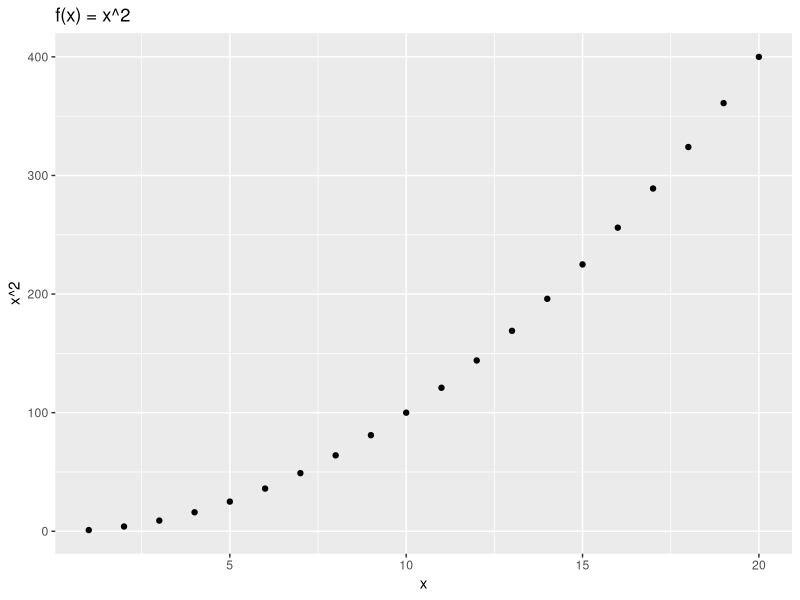
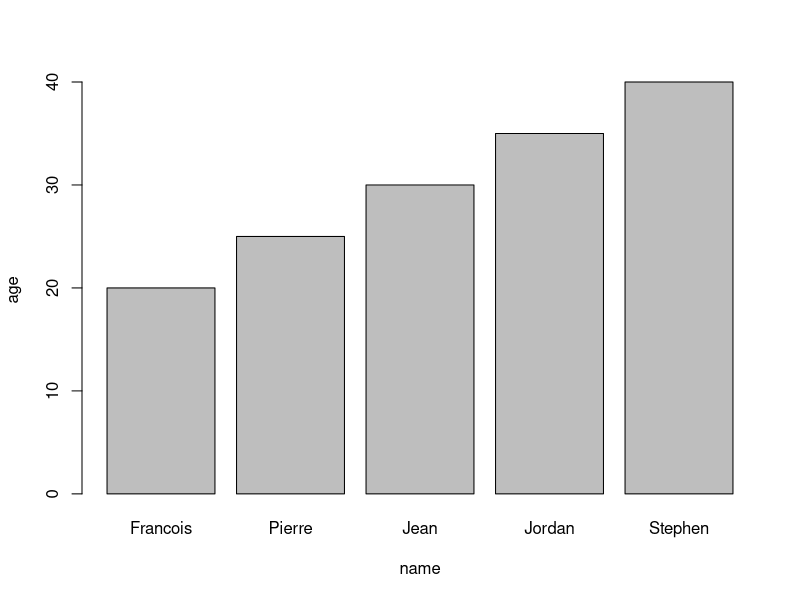

Write the R code that produced these figures, in order.
#Exercie 1

vector_a <- c(1, 2, 3, 4, 5)
vector_b <- c(6, 7, 8, 9, 10)
vector_c <- c(11, 12, 13, 14, 15)

threevmatrix <- matrix(c(vector_a, vector_b, vector_c), nrow = 5, byrow = FALSE)
#print(threevmatrix)

#2.
name <- c("Francois", "Pierre", "Jean", "Jordan", "Stephen")
age <- c(20, 25, 30, 35, 40)
role <- c("Employee1", "Employee2", "Manager", "Director", "CEO")
length_of_service <- c(1, 2, 3, 4, 5)

employeedf <- data.frame(name, age, role, length_of_service)
#print(employeedf)

#3.
library("ggplot2")

x <- 1:20
y <- x^2
qplot(x, y, xlab = "x", ylab = "x^2", main = "f(x) = x^2")

#4.
barplot(age, xlab = "name", ylab = "age", names.arg = name)

#5.
#6.
sequence <- 20:50
avg <- mean(c(sequence))
#print(avg)
sum <- sum(c(sequence))
#print(sum)
